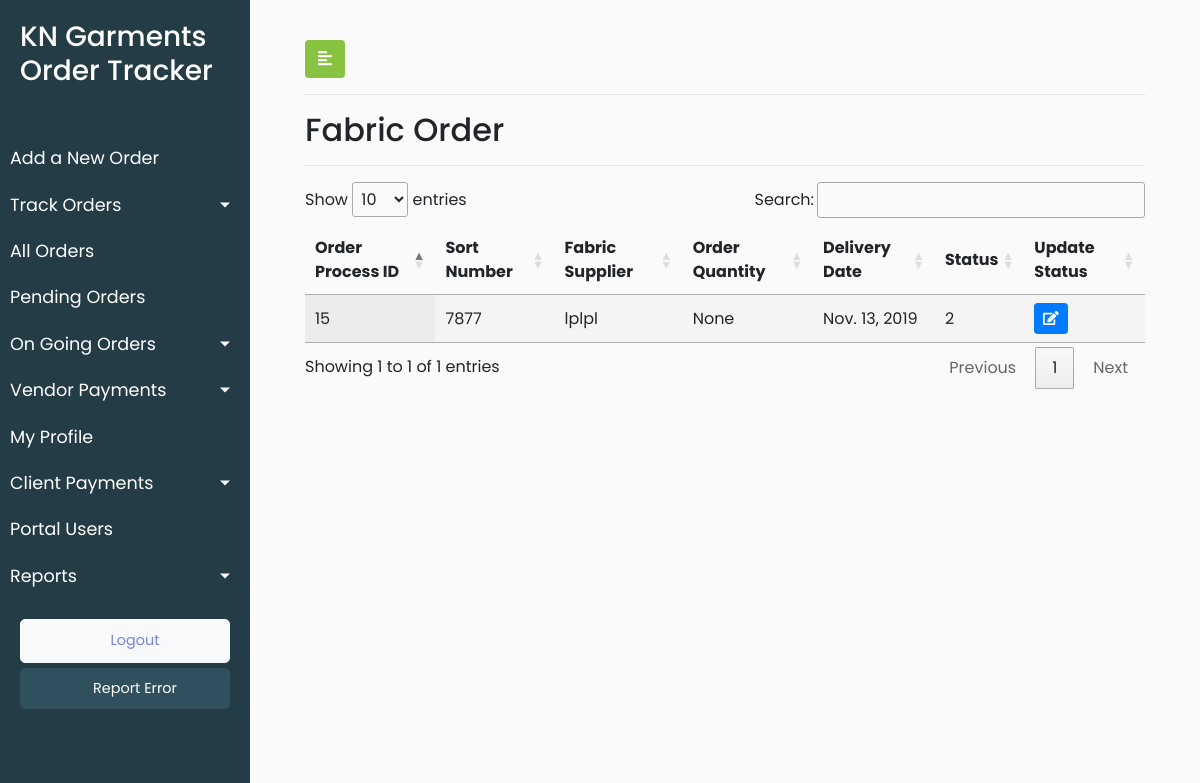
The app's page /track_order_fabric_order/ (signed in), older data.
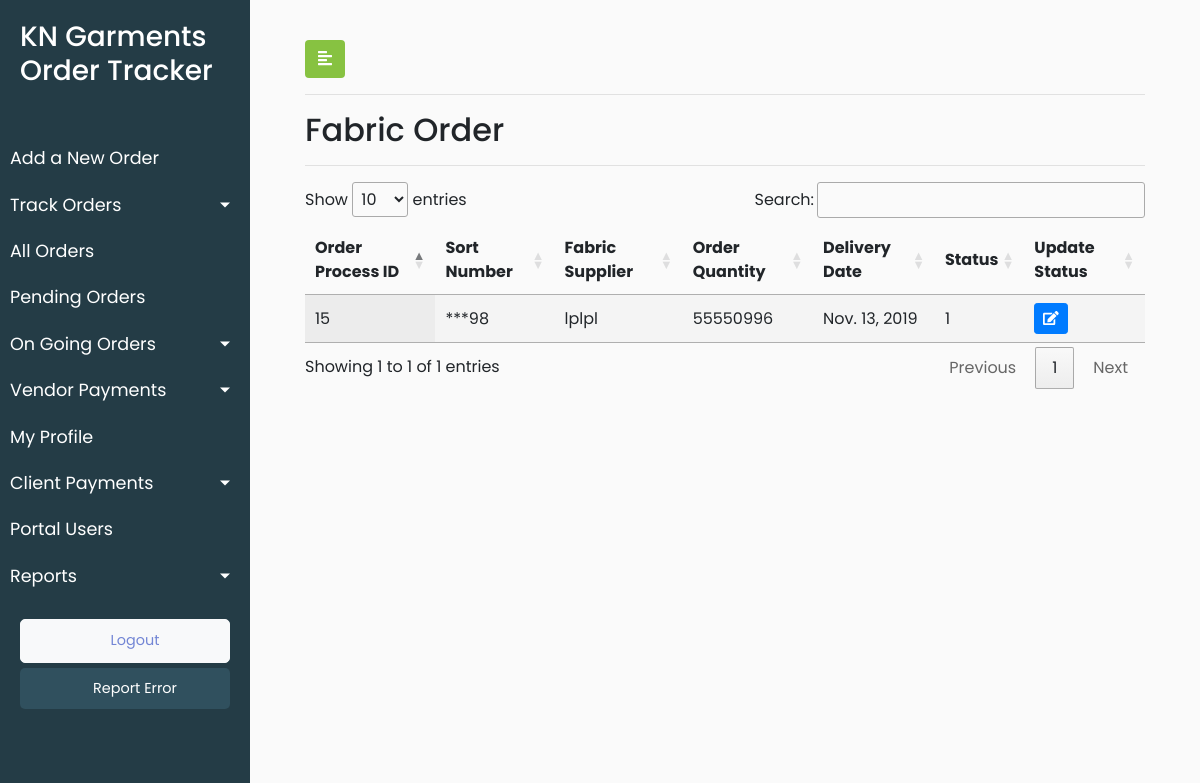
The same page, newer data.
### KNGarment_Order_TrackPro_App/models.py (models this page shows, shortened)
class Process(models.Model):
    Paid = 1
    Pending = 2
    PAYMENT_STATUS=((Paid,'Paid'), (Pending,'Pending'))
    process_vendor_name = models.CharField(max_length=920,blank=True)
    process_vendor_location = models.CharField(max_length=920,blank=True)
    process_received_quantity = models.IntegerField(blank=True,null=True)
    process_received_date = models.DateField(default=timezone.now)
    process_delivery_date = models.DateField(default=timezone.now)
    process_bill_number = models.IntegerField(blank=True,default=0)
    process_bill_file = models.FileField(blank=True)
    process_payment_status = models.PositiveSmallIntegerField(choices=PAYMENT_STATUS,default=Pending,blank=True)
    process_date_of_entry = models.DateTimeField(default=timezone.now)
    process_vendor_id = models.ForeignKey(Vendor, on_delete = models.CASCADE,blank=True)
    process_order_id = models.ForeignKey(Orders, on_delete=models.CASCADE,blank=True)
    objects = InheritanceManager()
    class Meta:
        verbose_name_plural = "Process List"
        verbose_name = "Process"

class Fabric_Order(Process):
    Fabric_Order = 1
    process_type = models.PositiveSmallIntegerField(default=Fabric_Order)
    fabric_order_sort_number = models.CharField(max_length=920)
    fabric_order_quantity = models.IntegerField(blank=True,null=True)
    class Meta:
        verbose_name_plural = "Fabric Orders List"
        verbose_name = "Fabric Order"

class Process(models.Model):
    Paid = 1
    Pending = 2
    PAYMENT_STATUS=((Paid,'Paid'), (Pending,'Pending'))
    process_vendor_name = models.CharField(max_length=920,blank=True)
    process_vendor_location = models.CharField(max_length=920,blank=True)
    process_received_quantity = models.IntegerField(blank=True,null=True)
    process_received_date = models.DateField(default=timezone.now)
    process_delivery_date = models.DateField(default=timezone.now)
    process_bill_number = models.IntegerField(blank=True,default=0)
    process_bill_file = models.FileField(blank=True)
    process_payment_status = models.PositiveSmallIntegerField(choices=PAYMENT_STATUS,default=Pending,blank=True)
    process_date_of_entry = models.DateTimeField(default=timezone.now)
    process_vendor_id = models.ForeignKey(Vendor, on_delete = models.CASCADE,blank=True)
    process_order_id = models.ForeignKey(Orders, on_delete=models.CASCADE,blank=True)
    objects = InheritanceManager()
    class Meta:
        verbose_name_plural = "Process List"
        verbose_name = "Process"

class Orders(models.Model):
    order_order_number = models.CharField(max_length=920)
    order_order_type = models.CharField(max_length=920)
    order_order_brands = models.CharField(max_length=920)
    order_order_style_number = models.CharField(max_length=920)
    order_order_fit = models.CharField(max_length=920)
    order_order_quantity = models.IntegerField()
    order_order_date = models.DateField(default=timezone.now)
    order_delivery_date = models.DateField(default=timezone.now)
    order_order_category = models.CharField(max_length=920)
    order_fit_sample_status = models.CharField(max_length=920)
    order_fit_sample_submitted_date = models.DateField(default=timezone.now)
    order_pps_sample_status = models.CharField(max_length=920)
    order_pps_sample_submitted_date = models.DateField(default=timezone.now)
    order_order_remark = models.CharField(max_length=920,blank=True)
    order_order_date_of_entry = models.DateTimeField(default=timezone.now)
    order_client_id = models.ForeignKey(Client, on_delete = models.CASCADE,default=1)
    def __str__(self):
        return str(self.pk)
    class Meta:
        verbose_name_plural = "Orders List"
        verbose_name = "Order"

### KNGarment_Order_TrackPro_App/views.py (the view)
# urls.py: path('track_order_fabric_order/', views.track_order_fabric_order, name = 'track_order_fabric_order'),
@login_required(login_url='/user_login')
def track_order_fabric_order(request):
    user_role = request.user.user_role
    fabric_order_objects = Fabric_Order.objects.all()
    data = {'fabric_order':fabric_order_objects,'user_role':user_role}
    return render(request,'KNGarment_Order_TrackPro_App/fabric_order.html',data)

### KNGarment_Order_TrackPro_App/templates/KNGarment_Order_TrackPro_App/fabric_order.html (shortened to what this page needs)
{% extends 'KNGarment_Order_TrackPro_App/base.html' %}
{% load static %}
{% block stylesheets %}
<link rel="stylesheet" href="//cdn.datatables.net/1.10.19/css/jquery.dataTables.min.css">
{% endblock stylesheets %}
{% block content %}
        <div id="content">
            <div class="container-fluid">
                <button type="button" id="sidebarCollapse" class="btn" style="background-color: #87c241;color: white">
                    <i class="fas fa-align-left"></i>
                </button>
                <hr>
                <h2>Fabric Order</h2>
                <hr>
                <div>
                    <table id="test_table" class="display" style="width:100%">
                        <thead>
                            <tr>
                                <th>Order Process ID</th>
                                <th>Sort Number</th>
                                <th>Fabric Supplier</th>
                                <th>Order Quantity</th>
                                <th>Delivery Date</th>
                                <th>Status</th>
                                <th>Update Status</th>
                            </tr>
                        </thead>
                        <tbody>
                        {% for fabric in fabric_order %}
                            <tr>
                                <td><a href="{% url 'KNGarment_Order_TrackPro_App:update_order_detail'%}"> {{fabric.process_order_id}}</a></td>
                                <td>{{fabric.fabric_order_sort_number}}</td>
                                <td>{{fabric.process_vendor_name}}</td>
                                <td>{{fabric.fabric_order_quantity}}</td>
                                <td>{{fabric.process_delivery_date}}</td>
                                <td>{{fabric.process_payment_status}}</td>
                            <td>
							<button type="button" class="update-order btn btn-sm btn-primary" data-id="{% url 'KNGarment_Order_TrackPro_App:fabric_order_update' pk=fabric.pk  %}">
								<span class="fa fa-edit"></span>
							</button>
						</td>
                            </tr>
                        {% endfor %}
                        </tbody>
                    </table>
                </div>
            </div>
        </div>
{% endblock content %}

Row changes from the older to the newer data that the page shows:
changed Fabric_Order "lplpl": fabric_order_sort_number "7877" → "***98"; fabric_order_quantity "None" → "55550996"; process_payment_status "2" → "1"
